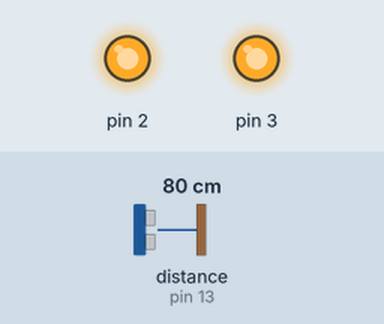
A sketch run on a simulated Arduino Uno, built with avr-gcc and run on an emulated ATmega328P. Parts: output pins drawn as LEDs (lit = HIGH). Inputs (shaded band) come from the test bench; at power-on: distance to the obstacle (sensor on pin 13) 80 cm.

Above: at 1.2 s.
1.3 s: distance to the obstacle (sensor on pin 13) set to 198 cm
3.0 s: distance to the obstacle (sensor on pin 13) set to 206 cm
At 3.6 s:
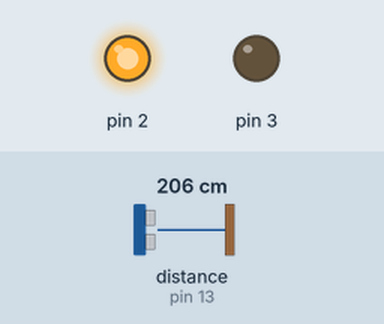
6.0 s: distance to the obstacle (sensor on pin 13) set to 2 cm
At 7.0 s:
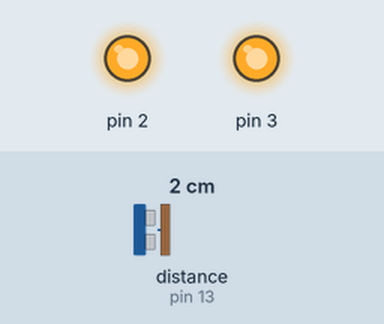
7.5 s: distance to the obstacle (sensor on pin 13) set to 250 cm
At 9.0 s:
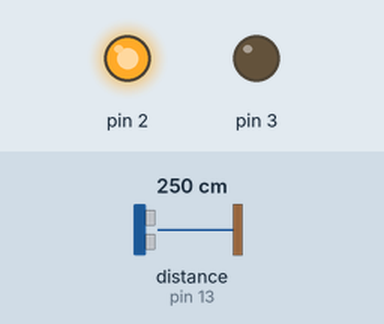
Timing chart, 0 to 10.3 s (numbered marks = the images above; inputs shaded):
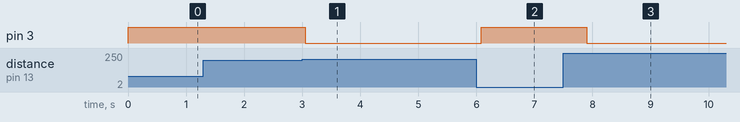

Measured:
- the behaviour switches between 200 and 201 cm on distance to the obstacle (sensor on pin 13) (found by bisection; images 0 and 1)
- after the input at 1.3 s, every drawn part: stays the same
- after the input at 3.0 s, pin 3: HIGH → LOW after 0.05 s
- after the input at 6.0 s, pin 3: LOW → HIGH after 0.08 s
- after the input at 7.5 s, pin 3: HIGH → LOW after 0.40 s

The sketch:

driver.ino
```cpp
#include "Ultrasonic.h"

int state = 1;

Ultrasonic ultrasonic(12, 13);

void setup(){
  Serial.begin(9600);
  pinMode(2, OUTPUT);
  pinMode(3, OUTPUT);
  digitalWrite(2, HIGH);
}

void loop(){


  if (Serial.available()){
    int val;
    val = Serial.read();
    if(val == 'R'){
      Serial.println("Run the machine");
      state = 1;
    }else if(val == 'S'){
      state = 0;
    }
  }

  if(state == 1){
    float dist_cm = ultrasonic.Ranging(CM);

    if(dist_cm > 200){
      digitalWrite(3, LOW);
      digitalWrite(4, HIGH);
      digitalWrite(5, LOW);
      digitalWrite(6, HIGH);
    }else{
      digitalWrite(3, HIGH);
      digitalWrite(4, LOW);
      delay(500);
    }
    delay(100);
  }
}
```
